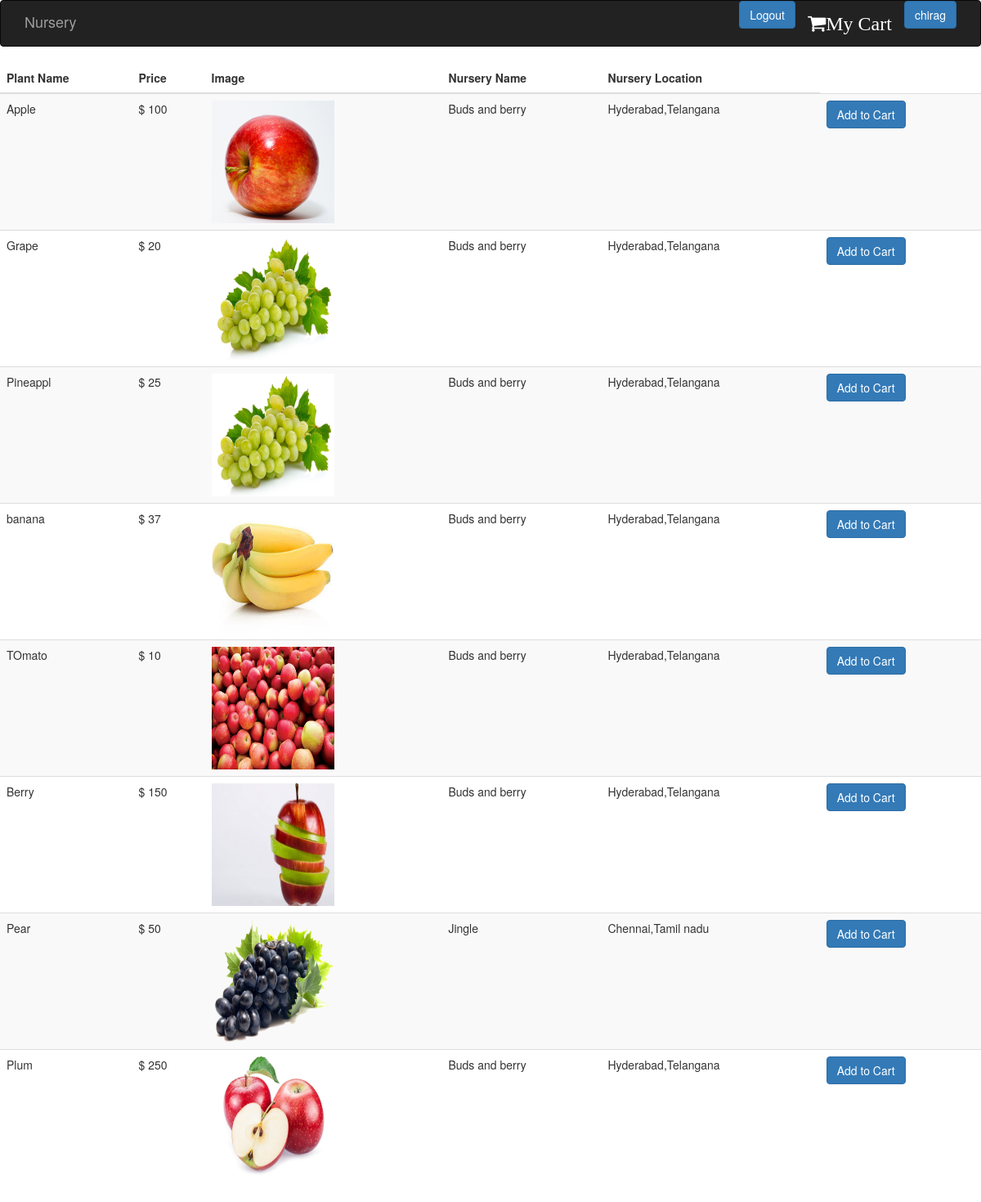
The page / (signed in) on the database its author committed.
### nursery/models.py (models this page shows)
class Plants(models.Model):
    name = models.CharField(max_length=30,unique=True)
    image = models.ImageField(upload_to='static/plants')
    price = models.IntegerField()
    nursery = models.ForeignKey(Nursery,on_delete=models.CASCADE)

class Nursery(models.Model):
    name = models.CharField(max_length=30,unique=True)
    state = models.CharField(max_length=40)
    city = models.CharField(max_length=40)
    profile = models.OneToOneField(Profile,on_delete=models.CASCADE)

### nursery/views.py (the view)
# urls.py: path('',views.home,name='home'),
@login_required(login_url='/accounts/login/')
def home(request):
    obj = Plants.objects.all()
    prof = Profile.objects.get(user=request.user)
    user_type = prof.type
    is_nur = True if str(user_type) == 'Nursery' else False
    try:
        nursery = Nursery.objects.get(profile=prof)
        has_nur = True
    except:
        has_nur = False
    return render(request,'nursery/nursery.html',{'plants':obj,'is_nur':is_nur,'has_nur':has_nur})

### templates/nursery/nursery.html (shortened to what this page needs)
{% extends 'nursery/base.html' %}
{% load static %}
{% block content %}
    <table class="table table-striped">
        <thead>
        <tr>
            <th>Plant Name</th>
            <th>Price</th>
            <th>Image</th>
            <th>Nursery Name</th>
            <th>Nursery Location</th>
        </tr>
        </thead>
        <tbody>
        {% for plant in plants %}
            <tr>
                <td>
                    {{plant.name}}
                </td>
                <td>$
                    {{plant.price}}
                </td>
                <td>
                    {% if plant.image %}
                        <img src="{{ plant.image.url }}" height="150px" width="150px">
                    {% endif %}
                </td>
                <td>
                    {{ plant.nursery.name    }}
                </td>
            <td>
                {{ plant.nursery.city }},{{ plant.nursery.state }}
            </td>
                <td>
                    <a href="{% url 'nursery:cart' plant.name %}"> <button class="btn btn-primary">Add to Cart</button> </a>
                </td>
            </tr>
        {% endfor %}
        </tbody>
    </table>
{% endblock content %}

### templates/nursery/base.html (shortened to what this page needs)
<!DOCTYPE html>
<html lang="en">
<head>
    <link rel="stylesheet" href="https://maxcdn.bootstrapcdn.com/bootstrap/3.3.7/css/bootstrap.min.css">
        <link rel="stylesheet" href="https://cdnjs.cloudflare.com/ajax/libs/font-awesome/4.7.0/css/font-awesome.min.css">
</head>
<body>
<nav class="navbar navbar-inverse">
    <div class="container">
        <div class="navbar-header">
            <a class="navbar-brand" href="/" target="_self">Nursery</a>
        </div>
        <div id="navbar" class="collapse navbar-collapse">
            <ul class="nav navbar-nav navbar-right">
                {% if request.user.username %}
                    <li>
                    <form action="{% url 'logout' %}" method="post">
                        <button type="submit" class="btn btn-primary">Logout </button>
                    </form>
                    </li>
                    <li>
                        <a href="{% url 'nursery:shopping_cart' %}"> <i class="fa fa-shopping-cart" style="font-size:24px;color: white">My Cart</i></a>
                    </li>
                    <li>
                        <button class="btn btn-primary">{{ request.user.username }}</button>
                    </li>
                {%  else %}
                    <li><a href="/accounts/login" class="btn btn-primary">Login</a></li>
                    <li><a href="/accounts/signup" class="btn btn-primary">Signup</a></li>
                {% endif %}
            </ul>
        </div>
    </div>
</nav>
{% block content %}
{% endblock content %}
</body>

### rows shown on the page
Plants: name "Apple", price "100", image (picture), nursery.name "Buds and berry", nursery.city "Hyderabad", nursery.state "Telangana"
Plants: name "Grape", price "20", image (picture), nursery.name "Buds and berry", nursery.city "Hyderabad", nursery.state "Telangana"
Plants: name "Pineappl", price "25", image (picture), nursery.name "Buds and berry", nursery.city "Hyderabad", nursery.state "Telangana"
Plants: name "banana", price "37", image (picture), nursery.name "Buds and berry", nursery.city "Hyderabad", nursery.state "Telangana"
Plants: name "TOmato", price "10", image (picture), nursery.name "Buds and berry", nursery.city "Hyderabad", nursery.state "Telangana"
Plants: name "Berry", price "150", image (picture), nursery.name "Buds and berry", nursery.city "Hyderabad", nursery.state "Telangana"
Plants: name "Pear", price "50", image (picture), nursery.name "Jingle", nursery.city "Chennai", nursery.state "Tamil nadu"
Plants: name "Plum", price "250", image (picture), nursery.name "Buds and berry", nursery.city "Hyderabad", nursery.state "Telangana"

### other values the page prints
{{ request.user.username }} "chirag"
